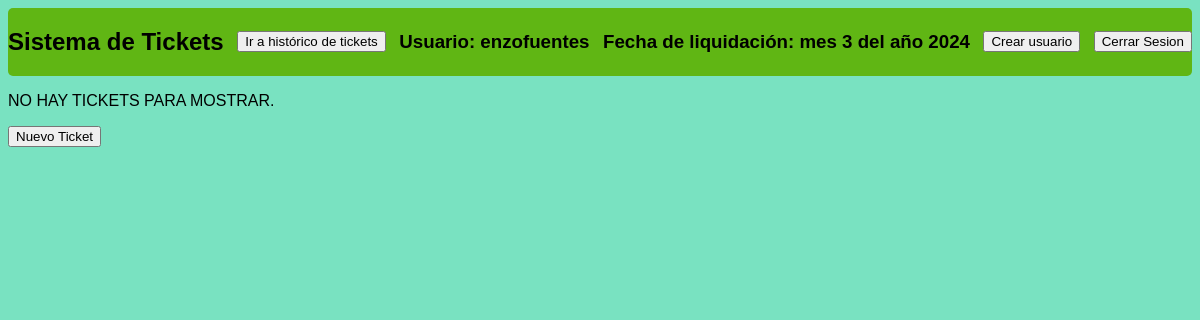
Page /api/tickets/ (signed in) on the earlier database version.
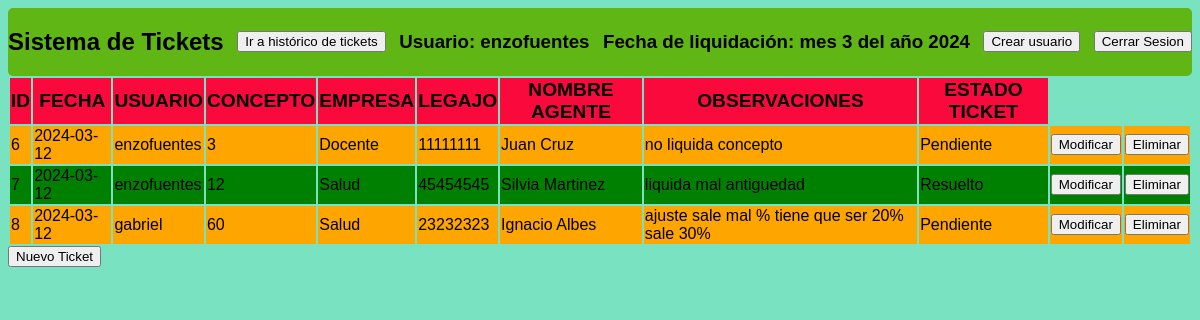
Same page on the later database version.
### tickets/models.py (models this page shows)
class Ticket(models.Model):
    id_ticket = models.AutoField(primary_key=True)
    fecha_liquidaciones = models.TextField(default = datetime.date.today) #deberia ser fecha
    usuario = models.CharField(max_length=100)
    concepto = models.CharField(max_length=100) #deberia ser un entero
    empresa = models.CharField(max_length=100)
    legajo = models.CharField(max_length=50) #deberia ser un entero
    nombre = models.CharField(max_length=100)
    observaciones = models.TextField(default = ' ')
    estado_liquidaciones = models.CharField(max_length=50, default = 'Pendiente')

### tickets/views.py (the view)
# urls.py: path('tickets/', index, name="index"),
def index(request):
    if request.session.get('usuario_logueado'):
        tickets = Ticket.objects.order_by("id_ticket")
        fecha_actual = str(datetime.date.today())
        request.session['mes_liquidacion'] = datetime.date.today().month
        request.session['año_liquidacion'] = datetime.date.today().year
        tickets_filtrados: list = []
        for ticket in tickets:
            if obtener_año_o_mes("año", ticket.fecha_liquidaciones) == obtener_año_o_mes("año", fecha_actual):
                if obtener_año_o_mes("mes", ticket.fecha_liquidaciones) == obtener_año_o_mes("mes", fecha_actual):
                    tickets_filtrados.append(ticket)
        contexto: dict = {"tickets": tickets_filtrados,
                "usuario_logueado": request.session['username'],
                "mes_liquidacion": request.session['mes_liquidacion'],
                "año_liquidacion": request.session['año_liquidacion']} #el contexto son los objetos de python que voy a mostrar
        return render(request, "tickets/index.html", contexto)
    else:
        return redirect('http://127.0.0.1:8000/api/login/')

### tickets/views.py (called while the page is built)
def obtener_año_o_mes(año_o_mes: str, fecha_string: str):
    if año_o_mes == "año":
        ticket_año: int = fecha_string[0:4]
        return ticket_año
    elif año_o_mes == "mes":
        ticket_mes: int = fecha_string[5:7]
        return ticket_mes

### tickets/templates/tickets/index.html (shortened to what this page needs)
{% load static %}
<!DOCTYPE html>
<html lang="en">
<head>
    <link rel="stylesheet" type="text/css" href="{% static 'style sheet/style.css' %}">
</head>
<body>
    <div id="nav_var">
        <div id="titulo_principal"><h2>Sistema de Tickets</h2></div>
        <div><button id="historico_tickets_btn"> Ir a histórico de tickets </button></div>
        <div><h3 id="usuario_logueado">Usuario: {{ usuario_logueado }}</h3></div>
        <div><h3 id="usuario_logueado">Fecha de liquidación: mes {{ mes_liquidacion }} del año {{ año_liquidacion }}</h3></div>
        <button type="submit"id="crear_cuenta_btn" style="display: none;">Crear usuario</button>
        <div><button id="cerrar_sesion_btn"> Cerrar Sesion </button></div>
    </div>
    {% if tickets %}
    <table id="tickets">
        <div>
            <thead id="cabecera_de_tabla_tickets">
            <tr>
                <th>ID</th>
                <th>FECHA</th>
                <th>USUARIO</th>
                <th>CONCEPTO</th>
                <th>EMPRESA</th>
                <th>LEGAJO</th>
                <th>NOMBRE AGENTE</th>
                <th>OBSERVACIONES</th>
                <th>ESTADO TICKET</th>
            </tr>
        </thead>
        </div>
        <tbody>
            {% for ticket in tickets %}
                <div >
                    <tr class="ticket_row">
                        <td>{{ ticket.id_ticket }}</td>
                        <td>{{ ticket.fecha_liquidaciones }}</td>
                        <td>{{ ticket.usuario }}</td>
                        <td>{{ ticket.concepto }}</td>
                        <td>{{ ticket.empresa }}</td>
                        <td>{{ ticket.legajo }}</td>
                        <td>{{ ticket.nombre }}</td>
                        <td>{{ ticket.observaciones }}</td>
                        <td>{{ ticket.estado_liquidaciones }}</td>
                        <td class="row_modificar_btn" id="modifica_btn" ><button>Modificar</button></td>
                        <td class="row_eliminar_btn" id="elimina_btn"><button>Eliminar</button></td>
                    </tr>
                </div>
            {% endfor %}
        </tbody>
    </table>
{% else %}
    <p>NO HAY TICKETS PARA MOSTRAR.</p>
{% endif %}
<button id="nuevo_ticket_btn">Nuevo Ticket</button>
</body>
</html>

### static/style sheet/style.css (style rules this page uses)
body { background-color: rgb(121, 226, 193); font-family: 'Franklin Gothic Medium', 'Arial Narrow', Arial, sans-serif; }
#titulo_principal { font-family: 'Arial Narrow', Arial, sans-serif; }
#cabecera_de_tabla_tickets { font-size: larger; background-color: rgba(255, 0, 55, 0.959); }
#nav_var { display: flex; flex-direction: row; justify-content: space-between; align-items: center; background-color: rgb(96, 182, 20); border-radius: 5px; }

Differences in the rows shown:
added Ticket: id_ticket "6", fecha_liquidaciones "2024-03-12", usuario "enzofuentes", concepto "3", empresa "Docente", legajo "11111111", nombre "Juan Cruz", observaciones "no liquida concepto", estado_liquidaciones "Pendiente"
added Ticket: id_ticket "7", fecha_liquidaciones "2024-03-12", usuario "enzofuentes", concepto "12", empresa "Salud", legajo "45454545", nombre "Silvia Martinez", observaciones "liquida mal antiguedad", estado_liquidaciones "Resuelto"
added Ticket: id_ticket "8", fecha_liquidaciones "2024-03-12", usuario "gabriel", concepto "60", empresa "Salud", legajo "23232323", nombre "Ignacio Albes", observaciones "ajuste sale mal % tiene que ser 20% sale 30%", estado_liquidaciones "Pendiente"
Other differences:
text no longer shown: "NO HAY TICKETS PARA MOSTRAR."
text now shown: "ID FECHA USUARIO CONCEPTO EMPRESA LEGAJO NOMBRE AGENTE OBSERVACIONES ESTADO TICKET"
